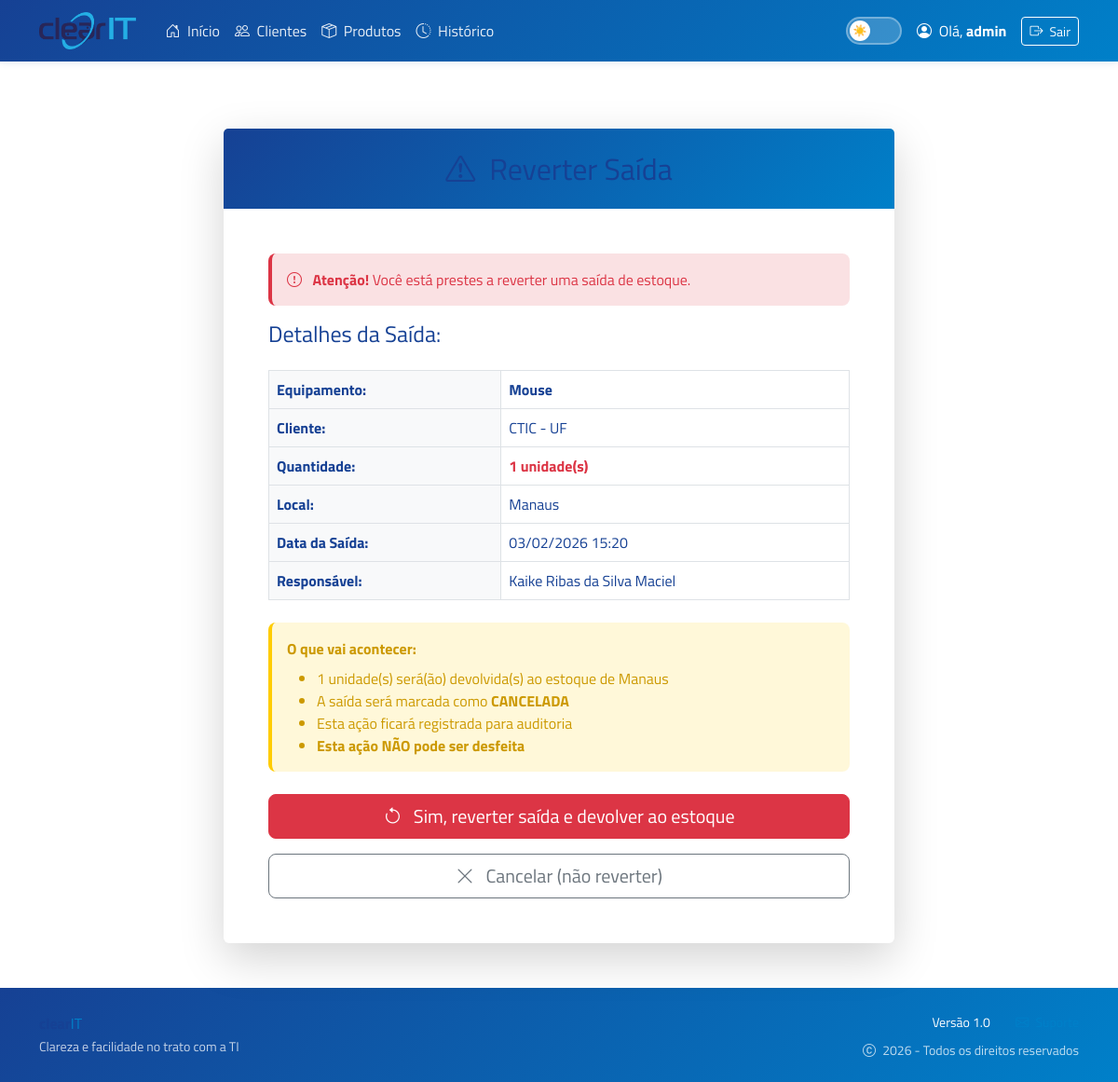
The app's page /saida/reverter/2/ (signed in) with its own data.
### core/models.py (models this page shows, shortened)
class Employee(AbstractUser):
    LOGIN_CHOICES = [
        ('LOCAL', 'Senha Local'),
        ('MS', 'Microsoft SSO'),
        ('HYBRID', 'Híbrido'),
    ]
    microsoft_oid = models.CharField(
        max_length=255,
        unique=True,
        null=True,
        blank=True,
        verbose_name="Microsoft Object ID"
    )
    login_type = models.CharField(
        max_length=10,
        choices=LOGIN_CHOICES,
        default='LOCAL'
    )
    department = models.CharField(max_length=100, blank=True, null=True)

class StockOut(models.Model):
    TYPE_CHOICES = [
        ('SAIDA', 'Saída Padrão'),
        ('RESERVA', 'Reserva Técnica'),
        ('EMPRESTIMO', 'Empréstimo'),
        ('DESCARTE', 'Descarte/Quebra'),
    ]
    product = models.ForeignKey(Product, on_delete=models.CASCADE)
    location = models.CharField(
        max_length=3,
        choices=[('SP', 'São Paulo'), ('MAO', 'Manaus')]
    )
    movement_type = models.CharField(
        max_length=20,
        choices=TYPE_CHOICES,
        default='SAIDA',
        verbose_name="Tipo de Movimentação"
    )
    scheduled_date = models.DateField(
        null=True,
        blank=True,
        verbose_name="Data Prevista"
    )
    is_cancelled = models.BooleanField(
        default=False,
        verbose_name="Cancelada"
    )
    cancelled_at = models.DateTimeField(
        null=True,
        blank=True,
        verbose_name="Cancelada em"
    )
    cancelled_by = models.ForeignKey(
        Employee,
        on_delete=models.SET_NULL,
        null=True,
        blank=True,
        related_name='cancelled_stockouts',
        verbose_name="Cancelada por"
    )
    client = models.ForeignKey(Client, on_delete=models.CASCADE)
    quantity = models.PositiveIntegerField()
    employee = models.ForeignKey(Employee, on_delete=models.CASCADE)
    observation = models.TextField(null=True, blank=True, verbose_name="Observação")
    created_at = models.DateTimeField(auto_now_add=True)
    class Meta:
        verbose_name = "Saída de Material"
        verbose_name_plural = "Saídas"

class Product(models.Model):
    name = models.CharField(max_length=255, verbose_name="Nome do Produto")
    model = models.CharField(max_length=255, blank=True, null=False, verbose_name="Modelo")
    manufacturer = models.CharField(max_length=255, blank=True, null=False, verbose_name="Fabricante")
    product_id = models.CharField(max_length=255, blank=True, null=True, verbose_name= "ID do Produto", unique=True)
    class Meta:
        verbose_name = "Produto"
        verbose_name_plural = "Produtos"

class Client(models.Model):
    name = models.CharField(max_length=255, unique=True, verbose_name="Nome do Cliente/Setor")
    class Meta:
        verbose_name = "Cliente"
        verbose_name_plural = "Clientes"

### core/views/movements.py (the view, shortened to what this page needs)
# urls.py: path('saida/reverter/<int:pk>/', movements.reverse_stockout, name='reverse_stockout'),
@login_required
@permission_required('core.change_stockout', raise_exception=True)
def reverse_stockout(request, pk):
    stock_out = get_object_or_404(StockOut, pk=pk)
    if stock_out.is_cancelled:
        messages.warning(request, 'Esta saída já foi cancelada anteriormente.')
        return redirect('movements_list')
    return render(request, 'core/stock/confirm_reverse.html', {
        'stock_out': stock_out,
    })

### core/templates/core/stock/confirm_reverse.html (shortened to what this page needs)
{% extends 'core/base.html' %}
{% block content %}
<div class="container py-5">
    <div class="row justify-content-center">
        <div class="col-md-8">
            <div class="card shadow-lg border-0">
                <div class="card-header bg-warning text-dark text-center py-4">
                    <h2 class="mb-0">
                        <i class="bi bi-exclamation-triangle me-2"></i>
                        Reverter Saída
                    </h2>
                </div>
                <div class="card-body p-5">
                    <div class="alert alert-danger">
                        <i class="bi bi-exclamation-circle me-2"></i>
                        <strong>Atenção!</strong> Você está prestes a reverter uma saída de estoque.
                    </div>
                    <h4 class="mb-4">Detalhes da Saída:</h4>
                    <table class="table table-bordered">
                        <tr>
                            <th width="40%" class="bg-light">Equipamento:</th>
                            <td><strong>{{ stock_out.product.name }}</strong></td>
                        </tr>
                        <tr>
                            <th class="bg-light">Cliente:</th>
                            <td>{{ stock_out.client.name }}</td>
                        </tr>
                        <tr>
                            <th class="bg-light">Quantidade:</th>
                            <td><strong class="text-danger">{{ stock_out.quantity }} unidade(s)</strong></td>
                        </tr>
                        <tr>
                            <th class="bg-light">Local:</th>
                            <td>{{ stock_out.get_location_display }}</td>
                        </tr>
                        <tr>
                            <th class="bg-light">Data da Saída:</th>
                            <td>{{ stock_out.created_at|date:"d/m/Y H:i" }}</td>
                        </tr>
                        <tr>
                            <th class="bg-light">Responsável:</th>
                            <td>{{ stock_out.employee.get_full_name }}</td>
                        </tr>
                    </table>
                    <div class="alert alert-warning mt-4">
                        <strong>O que vai acontecer:</strong>
                        <ul class="mb-0 mt-2">
                            <li>{{ stock_out.quantity }} unidade(s) será(ão) devolvida(s) ao estoque de {{ stock_out.get_location_display }}</li>
                            <li>A saída será marcada como <strong>CANCELADA</strong></li>
                            <li>Esta ação ficará registrada para auditoria</li>
                            <li><strong>Esta ação NÃO pode ser desfeita</strong></li>
                        </ul>
                    </div>
                    <form method="post" class="mt-4">
                        <div class="d-grid gap-3">
                            <button type="submit" class="btn btn-danger btn-lg">
                                <i class="bi bi-arrow-counterclockwise me-2"></i>
                                Sim, reverter saída e devolver ao estoque
                            </button>
                            <a href="{% url 'movements_list' %}" class="btn btn-outline-secondary btn-lg">
                                <i class="bi bi-x-lg me-2"></i>
                                Cancelar (não reverter)
                            </a>
                        </div>
                    </form>
                </div>
            </div>
        </div>
    </div>
</div>
{% endblock %}

### core/templates/core/base.html (shortened to what this page needs)
{% load static %}
<!DOCTYPE html>
<html lang="pt-br">
<head>
    <link href="https://cdn.jsdelivr.net/npm/bootstrap@5.3.0/dist/css/bootstrap.min.css" rel="stylesheet">
    <link rel="stylesheet" href="https://cdn.jsdelivr.net/npm/bootstrap-icons@1.13.1/font/bootstrap-icons.min.css">
    <link href="https://cdn.jsdelivr.net/npm/select2@4.1.0-rc.0/dist/css/select2.min.css" rel="stylesheet" />
    <link rel="stylesheet" href="https://cdn.jsdelivr.net/npm/select2-bootstrap-5-theme@1.3.0/dist/select2-bootstrap-5-theme.min.css" />
    <link rel="stylesheet" href="{% static 'core/css/clearit_theme.css' %}">
</head>
<body class="d-flex flex-column min-vh-100">
    <nav class="navbar navbar-expand-lg navbar-dark mb-4">
        <div class="container">
            <a class="navbar-brand d-flex align-items-center" href="{% url 'home' %}">
                <img src="{% static 'core/img/logo.png' %}"
                    alt="Logo ClearIT"
                    height="40"
                    class="d-inline-block align-text-top me-2">
            </a>
            <div class="collapse navbar-collapse" id="navbarContent">
                <div class="navbar-nav me-auto">
                    <a class="nav-link {% if request.resolver_match.url_name == 'home' %}active{% endif %}" href="{% url 'home' %}">
                        <i class="bi bi-house-door me-1"></i>
                        Início
                    </a>
                    <a class="nav-link {% if 'client' in request.path %}active{% endif %}" href="{% url 'client_list' %}">
                        <i class="bi bi-people me-1"></i>
                        Clientes
                    </a>
                    <a class="nav-link {% if 'product' in request.path %}active{% endif %}" href="{% url 'product_list' %}">
                        <i class="bi bi-box-seam me-1"></i>
                        Produtos
                    </a>
                    <a class="nav-link {% if 'historico' in request.path or 'movements' in request.path %}active{% endif %}" href="{% url 'movements_list' %}">
                        <i class="bi bi-clock-history me-1"></i>
                        Histórico
                    </a>
                </div>
                <div class="navbar-nav ms-auto d-flex align-items-center">
                    {% if user.is_authenticated %}
                        <span class="navbar-text text-white me-3 d-none d-md-block">
                            <i class="bi bi-person-circle me-1"></i>
                            Olá, <strong>{{ user.first_name|default:user.username }}</strong>
                        </span>
                        <a href="{% url 'account_logout' %}" class="btn btn-outline-light btn-sm">
                            <i class="bi bi-box-arrow-right me-1"></i>
                            Sair
                        </a>
                    {% else %}
                        <a href="{% url 'account_login' %}" class="btn btn-light btn-sm fw-bold">
                            <i class="bi bi-box-arrow-in-right me-1"></i>
                            Entrar
                        </a>
                    {% endif %}
                </div>
            </div>
        </div>
    </nav>
    <main class="container flex-grow-1 fade-in">
        {% block content %}{% endblock %}
    </main>
    <footer class="footer mt-auto py-4 bg-clearit-gradient text-white mt-5">
        <div class="container">
            <div class="row align-items-center">
                <div class="col-md-6 text-center text-md-start">
                    <h6 class="mb-1">
                        <strong>clear</strong><span style="color: #0080C9;">IT</span>
                    </h6>
                    <p class="mb-0 small opacity-75">
                        Clareza e facilidade no trato com a TI
                    </p>
                </div>
                <div class="col-md-6 text-center text-md-end">
                    <ul class="list-inline mb-0">
                        <li class="list-inline-item">
                            <span class="small">Versão 1.0</span>
                        </li>
                        <li class="list-inline-item ms-3">
                            <a href="mailto:kmaciel@clearit.com.br" class="text-white text-decoration-none small">
                                <i class="bi bi-envelope me-1"></i>
                            </a>
                        </li>
                    </ul>
                    <p class="mb-0 small opacity-75 mt-2">
                        <i class="bi bi-c-circle me-1"></i>
                        {% now "Y" %} - Todos os direitos reservados
                    </p>
                </div>
            </div>
        </div>
    </footer>
</body>
</html>

### core/static/core/css/clearit_theme.css (style rules this page uses)
:root { --clearit-azul-escuro: #164194; --clearit-azul-claro: #0080C9; --clearit-cinza: #9d9d9c; --clearit-laranja: #ef7d00; --clearit-verde: #00ab97; --clearit-amarelo: #ffcc00; --clearit-gradient: linear-gradient(135deg, #164194 0%, #0080C9 100%); --bg-primary: #ffffff; --bg-secondary: #f8f9fa; --bg-tertiary: #e9ecef; --text-primary: #164194; --text-secondary: #6c757d; --border-color: #dee2e6; --shadow: 0 2px 8px rgba(22, 65, 148, 0.1); --shadow-hover: 0 8px 16px rgba(22, 65, 148, 0.15); }
* { transition: background-color 0.3s ease, color 0.3s ease, border-color 0.3s ease; }
body { background-color: var(--bg-primary) !important; color: var(--text-primary) !important; font-family: 'Titillium Web', -apple-system, BlinkMacSystemFont, 'Segoe UI', sans-serif !important; }
.navbar { background: var(--clearit-gradient) !important; box-shadow: var(--shadow); }
.navbar-brand { font-weight: 700 !important; letter-spacing: 1px; color: white !important; }
.nav-link { color: rgba(255, 255, 255, 0.9) !important; font-weight: 500 !important; transition: all 0.3s ease; }
h1, h2, h3, h4, h5, h6 { color: var(--text-primary) !important; }
.card { background-color: var(--bg-primary) !important; border-color: var(--border-color) !important; color: var(--text-primary) !important; box-shadow: var(--shadow); transition: all 0.3s ease; }
.card-body, .card-text, .card-title { color: inherit !important; background-color: transparent !important; }
.card-header { background: var(--clearit-gradient) !important; color: white !important; border: none !important; font-weight: 600; }
.card-header:not(.bg-clearit-gradient):not([style*="background"]) { background-color: var(--bg-secondary) !important; color: var(--text-primary) !important; border-bottom-color: var(--border-color) !important; }
.table { background-color: transparent !important; color: var(--text-primary) !important; }
.table tbody tr { background-color: var(--bg-primary) !important; }
.table tbody td { background-color: transparent !important; }
.btn-danger { background-color: #dc3545 !important; border-color: #dc3545 !important; color: white !important; }
.btn-outline-light { color: white !important; border-color: white !important; }
.btn-outline-secondary { color: var(--text-secondary) !important; border-color: var(--text-secondary) !important; }
.alert { border-radius: 8px !important; border: none !important; }
.alert-warning { background-color: rgba(255, 204, 0, 0.15) !important; color: #cc9900 !important; border-left: 4px solid var(--clearit-amarelo) !important; }
.alert-danger { background-color: rgba(220, 53, 69, 0.15) !important; color: #dc3545 !important; border-left: 4px solid #dc3545 !important; }
a:not(.btn):not(.nav-link) { color: var(--clearit-azul-claro) !important; }
.footer { background-color: var(--bg-primary) !important; border-top-color: var(--border-color) !important; color: var(--text-secondary) !important; }
.footer.bg-clearit-gradient { background: var(--clearit-gradient) !important; color: white !important; }
.container, .container-fluid { background-color: transparent !important; }
.fade-in { animation: fadeIn 0.5s ease; }
.bg-clearit-gradient { background: var(--clearit-gradient) !important; color: white !important; }
.table td, .table th { color: var(--text-primary) !important; }
.table tbody tr td { color: var(--text-primary) !important; }

### records on screen
Employee: first_name "admin"
StockOut: product.name "Mouse", client.name "CTIC - UF", quantity "1", location "Manaus", created_at "03/02/2026 15:20", employee.get_full_name "Kaike Ribas da Silva Maciel"
